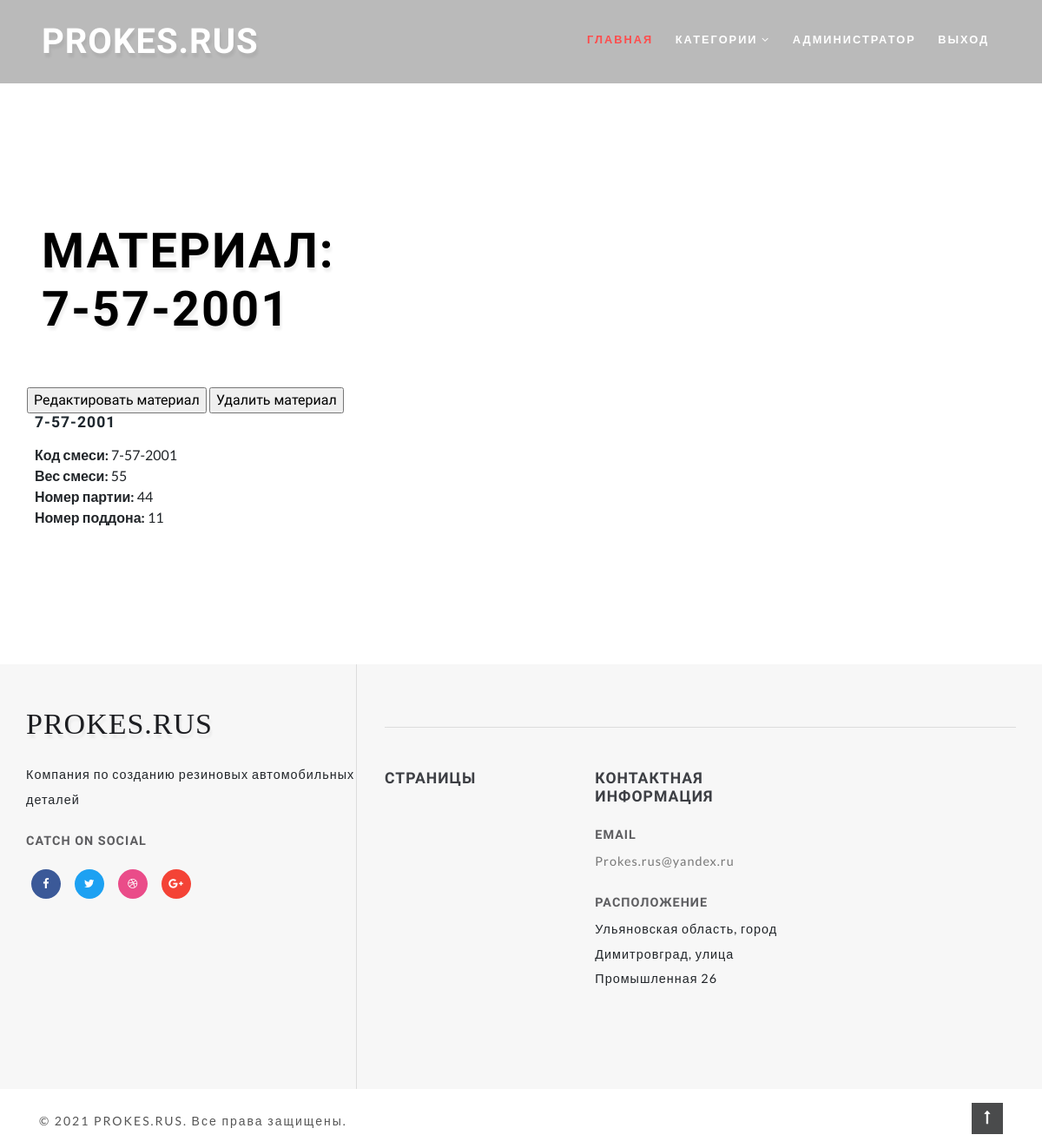
The app's page /material_list/1/ (signed in), older data.
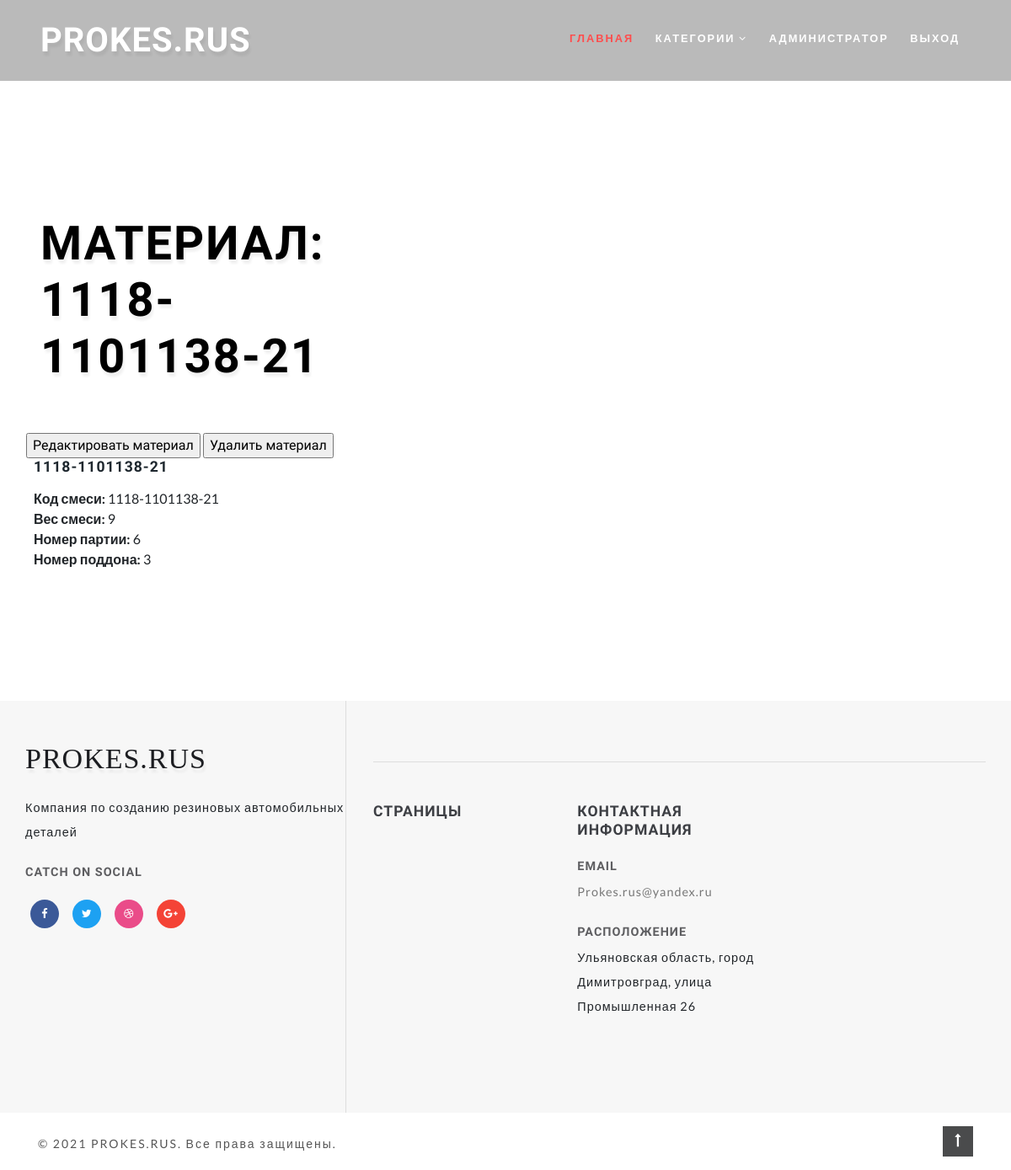
The same page, newer data.
### prokes/models.py (models this page shows, shortened)
class Materials(models.Model):
    code = models.CharField('Код смеси', max_length=120)
    weight = models.IntegerField('Вес смеси')
    batch_number = models.IntegerField('Номер партии')
    pallet_number = models.IntegerField('Номер поддона')
    class Meta:
        verbose_name = 'Материал'
        verbose_name_plural = 'Материалы'

### prokes/views.py (the view)
# urls.py: path('material_list/<int:pk>/', views.MaterialDetailView, name="material_detail"),
def MaterialDetailView(request, pk):
    material = Materials.objects.get(id=pk)
    context = {"material": material}
    return render(request, "materials/material_detail.html", context)

### templates/materials/material_detail.html (shortened to what this page needs)
{% extends 'materials/base.html' %}
{% block header_title %} Материал: {{ material.code }} {% endblock header_title %}
{% block material %}
    <div class="left-ads-display col-lg-8">
        <input type="button" onclick='location.href="update"' value="Редактировать материал">
        <input type="button" onclick='location.href="delete"' value="Удалить материал">
        <div class="row">
            <div class="desc1-right col-md-6 pl-lg-4" >
                <h3 class="editContent" style="outline: none; cursor: inherit; margin-bottom: 0px">{{ material.code }}</h3>
                <ul style="margin-top: 15px">
                    <li style="list-style: none">
                        <span><b>Код смеси: </b>{{ material.code }}</span>
                    </li>
                    <li style="list-style: none">
                        <span><b>Вес смеси: </b>{{ material.weight }}</span>
                    </li>
                    <li style="list-style: none">
                        <span><b>Номер партии: </b>{{ material.batch_number }}</span>
                    </li>
                    <li style="list-style: none">
                        <span><b>Номер поддона: </b>{{ material.pallet_number }}</span>
                    </li>
                </ul>
            </div>
        </div>
        <div class="row sub-para-w3layouts mt-5">
            <p>
            </p>
        </div>
    </div>
{% endblock material %}

Row changes from the older to the newer data that the page shows:
changed Materials: code "7-57-2001" → "1118-1101138-21"; weight "55" → "9"; batch_number "44" → "6"; pallet_number "11" → "3"
